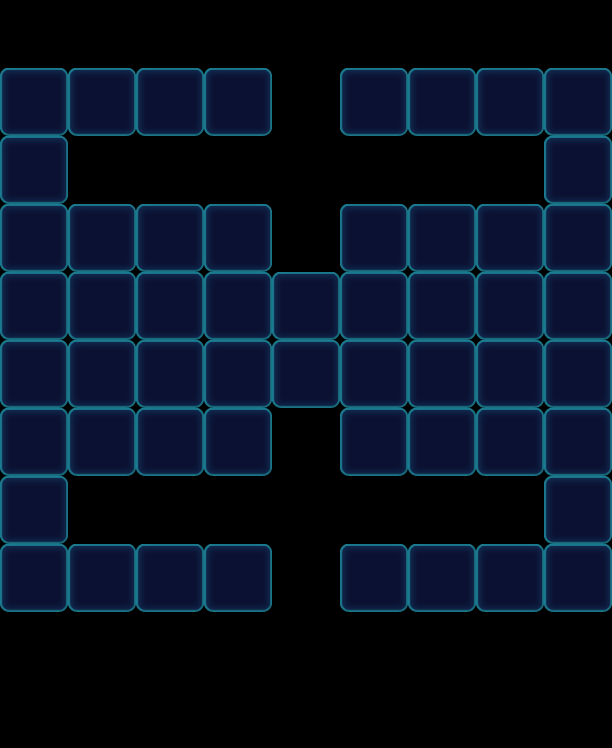

A 2D game scene composited from a Tiled map and its tileset images. What follows is a short description and the map's XML, with each tile layer's data collapsed to a summary:
An orthogonal 9x11 tile map with 68x68 px tiles, 1 tile layer (Valid), 2 tilesets and 93 objects (54x Floor, 21x Factory_Normal, 18x Ice).

<map version="1.0" orientation="orthogonal" width="9" height="11" tilewidth="68" tileheight="68">
 <tileset firstgid="1" name="game_grid1" tilewidth="68" tileheight="68">
  <image source="game_grid1.png" width="68" height="68" />
 </tileset>
 <tileset firstgid="2" name="map" tilewidth="68" tileheight="68">
  <image source="map.png" width="1024" height="1024" />
 </tileset>
 <layer name="Valid" width="9" height="11">
  <data>[99 cells, 54 non-empty, 1 distinct tile ids]</data>
 </layer>
 <objectgroup name="BottomObj" width="9" height="11">
  <object type="Floor" gid="33" x="340" y="272">
   <properties>
    <property name="Layers" value="2" />
   </properties>
  </object>
  <object type="Floor" gid="33" x="408" y="272">
   <properties>
    <property name="Layers" value="2" />
   </properties>
  </object>
  <object type="Floor" gid="33" x="476" y="272">
   <properties>
    <property name="Layers" value="2" />
   </properties>
  </object>
  <object type="Floor" gid="33" x="544" y="272">
   <properties>
    <property name="Layers" value="2" />
   </properties>
  </object>
  <object type="Floor" gid="33" x="340" y="340">
   <properties>
    <property name="Layers" value="2" />
   </properties>
  </object>
  <object type="Floor" gid="33" x="408" y="340">
   <properties>
    <property name="Layers" value="2" />
   </properties>
  </object>
  <object type="Floor" gid="33" x="476" y="340">
   <properties>
    <property name="Layers" value="2" />
   </properties>
  </object>
  <object type="Floor" gid="33" x="544" y="340">
   <properties>
    <property name="Layers" value="2" />
   </properties>
  </object>
  <object type="Floor" gid="33" x="340" y="408">
   <properties>
    <property name="Layers" value="2" />
   </properties>
  </object>
  <object type="Floor" gid="33" x="408" y="408">
   <properties>
    <property name="Layers" value="2" />
   </properties>
  </object>
  <object type="Floor" gid="33" x="476" y="408">
   <properties>
    <property name="Layers" value="2" />
   </properties>
  </object>
  <object type="Floor" gid="33" x="544" y="408">
   <properties>
    <property name="Layers" value="2" />
   </properties>
  </object>
  <object type="Floor" gid="33" x="340" y="476">
   <properties>
    <property name="Layers" value="2" />
   </properties>
  </object>
  <object type="Floor" gid="33" x="408" y="476">
   <properties>
    <property name="Layers" value="2" />
   </properties>
  </object>
  <object type="Floor" gid="33" x="476" y="476">
   <properties>
    <property name="Layers" value="2" />
   </properties>
  </object>
  <object type="Floor" gid="33" x="544" y="476">
   <properties>
    <property name="Layers" value="2" />
   </properties>
  </object>
  <object type="Floor" gid="33" x="68" y="476">
   <properties>
    <property name="Layers" value="2" />
   </properties>
  </object>
  <object type="Floor" gid="33" x="136" y="272">
   <properties>
    <property name="Layers" value="2" />
   </properties>
  </object>
  <object type="Floor" gid="33" x="0" y="408">
   <properties>
    <property name="Layers" value="2" />
   </properties>
  </object>
  <object type="Floor" gid="33" x="136" y="476">
   <properties>
    <property name="Layers" value="2" />
   </properties>
  </object>
  <object type="Floor" gid="33" x="204" y="272">
   <properties>
    <property name="Layers" value="2" />
   </properties>
  </object>
  <object type="Floor" gid="33" x="68" y="408">
   <properties>
    <property name="Layers" value="2" />
   </properties>
  </object>
  <object type="Floor" gid="33" x="204" y="476">
   <properties>
    <property name="Layers" value="2" />
   </properties>
  </object>
  <object type="Floor" gid="33" x="0" y="340">
   <properties>
    <property name="Layers" value="2" />
   </properties>
  </object>
  <object type="Floor" gid="33" x="136" y="408">
   <properties>
    <property name="Layers" value="2" />
   </properties>
  </object>
  <object type="Floor" gid="33" x="68" y="340">
   <properties>
    <property name="Layers" value="2" />
   </properties>
  </object>
  <object type="Floor" gid="33" x="204" y="408">
   <properties>
    <property name="Layers" value="2" />
   </properties>
  </object>
  <object type="Floor" gid="33" x="0" y="272">
   <properties>
    <property name="Layers" value="2" />
   </properties>
  </object>
  <object type="Floor" gid="33" x="136" y="340">
   <properties>
    <property name="Layers" value="2" />
   </properties>
  </object>
  <object type="Floor" gid="33" x="0" y="476">
   <properties>
    <property name="Layers" value="2" />
   </properties>
  </object>
  <object type="Floor" gid="33" x="68" y="272">
   <properties>
    <property name="Layers" value="2" />
   </properties>
  </object>
  <object type="Floor" gid="33" x="204" y="340">
   <properties>
    <property name="Layers" value="2" />
   </properties>
  </object>
  <object type="Floor" gid="33" x="272" y="408">
   <properties>
    <property name="Layers" value="2" />
   </properties>
  </object>
  <object type="Floor" gid="33" x="272" y="340">
   <properties>
    <property name="Layers" value="2" />
   </properties>
  </object>
  <object type="Floor" gid="33" x="476" y="136">
   <properties>
    <property name="Layers" value="2" />
   </properties>
  </object>
  <object type="Floor" gid="33" x="544" y="136">
   <properties>
    <property name="Layers" value="2" />
   </properties>
  </object>
  <object type="Floor" gid="33" x="340" y="136">
   <properties>
    <property name="Layers" value="2" />
   </properties>
  </object>
  <object type="Floor" gid="33" x="408" y="136">
   <properties>
    <property name="Layers" value="2" />
   </properties>
  </object>
  <object type="Floor" gid="33" x="476" y="612">
   <properties>
    <property name="Layers" value="2" />
   </properties>
  </object>
  <object type="Floor" gid="33" x="544" y="612">
   <properties>
    <property name="Layers" value="2" />
   </properties>
  </object>
  <object type="Floor" gid="33" x="340" y="612">
   <properties>
    <property name="Layers" value="2" />
   </properties>
  </object>
  <object type="Floor" gid="33" x="408" y="612">
   <properties>
    <property name="Layers" value="2" />
   </properties>
  </object>
  <object type="Floor" gid="33" x="136" y="612">
   <properties>
    <property name="Layers" value="2" />
   </properties>
  </object>
  <object type="Floor" gid="33" x="204" y="612">
   <properties>
    <property name="Layers" value="2" />
   </properties>
  </object>
  <object type="Floor" gid="33" x="0" y="612">
   <properties>
    <property name="Layers" value="2" />
   </properties>
  </object>
  <object type="Floor" gid="33" x="68" y="612">
   <properties>
    <property name="Layers" value="2" />
   </properties>
  </object>
  <object type="Floor" gid="33" x="136" y="136">
   <properties>
    <property name="Layers" value="2" />
   </properties>
  </object>
  <object type="Floor" gid="33" x="204" y="136">
   <properties>
    <property name="Layers" value="2" />
   </properties>
  </object>
  <object type="Floor" gid="33" x="0" y="136">
   <properties>
    <property name="Layers" value="2" />
   </properties>
  </object>
  <object type="Floor" gid="33" x="68" y="136">
   <properties>
    <property name="Layers" value="2" />
   </properties>
  </object>
  <object type="Floor" gid="33" x="544" y="204">
   <properties>
    <property name="Layers" value="2" />
   </properties>
  </object>
  <object type="Floor" gid="33" x="544" y="544">
   <properties>
    <property name="Layers" value="2" />
   </properties>
  </object>
  <object type="Floor" gid="33" x="0" y="544">
   <properties>
    <property name="Layers" value="2" />
   </properties>
  </object>
  </objectgroup>
 <objectgroup name="MiddleObj" width="9" height="11" />
 <objectgroup color="#000000" name="TopObj" width="9" height="11">
  <!-- 39 objects omitted --></objectgroup>
</map>
<!-- 40 of 93 objects omitted -->
